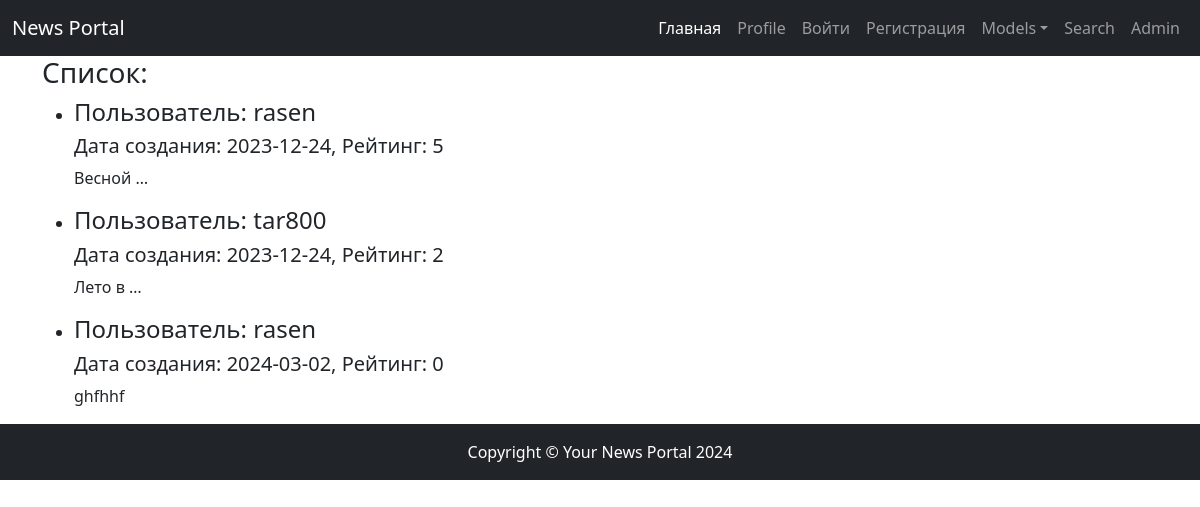
Page /comments/ on the earlier database version.
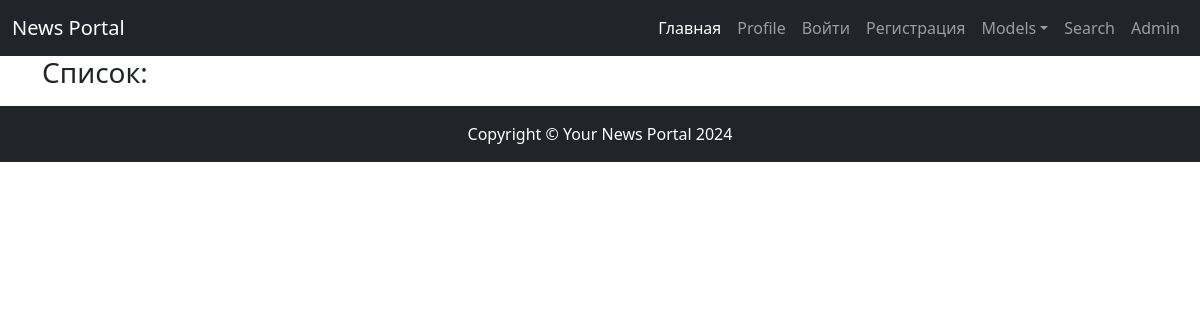
Same page on the later database version.
### news/models.py (models this page shows, shortened)
class Comment(models.Model):
    post = models.ForeignKey(Post, on_delete=models.CASCADE)
    user = models.ForeignKey(User, on_delete=models.CASCADE)
    comment_text = models.TextField(blank=True)
    comment_time_in = models.DateTimeField(default=timezone.now)
    comment_rate = models.IntegerField(default=0)
    def datatostr(self):
        return f"{self.comment_time_in.strftime('%Y-%m-%d')}"

### news/views/comment.py (the view)
# urls.py: path('comments/', CommentList.as_view(), name='comments'),
class CommentList(ListView):
    model = Comment
    ordering = 'comment_time_in'
    template_name = APP + 'comments.html'
    context_object_name = 'comments'

### news/templates/news/comments.html (shortened to what this page needs)
{% extends 'default.html' %}
{% block content %}
<b><h3>Список:</h3></b>
<ul>
{% for com in comments %}
   <li>
      <h4>Пользователь: {{ com.user }}</h4>
      <h5>Дата создания: {{ com.datatostr }}, Рейтинг: {{ com.comment_rate }}</h5>
      <p>{{ com.comment_text|truncatechars:8 }}</p>
   </li>
{% endfor %}
</ul>
{% endblock content %}

### templates/default.html (shortened to what this page needs)
<!DOCTYPE html>
{% load cache %}
<html height: 100%; lang="en" xmlns:height="http://www.w3.org/1999/xhtml" xmlns:margin="http://www.w3.org/1999/xhtml"
      xmlns:min-height="http://www.w3.org/1999/xhtml">
    <head>
        {% load static %}
        <link href="{% static 'news/css/styles.css' %}" rel="stylesheet" />
    </head>
    <body class="d-flex flex-column h-100">
    {% cache 60 header %}
    <header>
        <nav class="navbar navbar-expand-lg navbar-dark bg-dark">
            <div class="container-fluid">
              <a class="navbar-brand" href="#">News Portal</a>
                <div class="collapse navbar-collapse" id="navbarSupportedContent">
                   <ul class="navbar-nav ms-auto mb-2  mb-2 mb-lg-0">
                        <li class="nav-item active"><a class="nav-link active" aria-current="page" href="../">Главная</a></li>
                        <li class="nav-item"><a class="nav-link" href="/profile/">Profile</a></li>
                        <li class="nav-item"> {% if not user.is_authenticated %} <a class="nav-link" href='{% url "account_login" %}'>Войти</a>{% endif %}</li>
                        <li class="nav-item"> {% if not user.is_authenticated %} <a class="nav-link" href='{% url "account_signup" %}'>Регистрация</a>{% endif %}</li>
                        <li class="nav-item dropdown">
                            <a class="nav-link dropdown-toggle" href="#" id="navbarDropdown" role="button" data-bs-toggle="dropdown" aria-expanded="false">Models</a>
                        </li>
                       <li class="nav-item"><a class="nav-link" href="/news/search/">Search</a></li>
                       <li class="nav-item"><a class="nav-link" href="/admin/">Admin</a></li>
                   </ul>
                </div>
            </div>
        </nav>
    </header>
{% endcache %}
    <main class="flex-shrink-0">
        <div class="container">
           {% block content %}
           {% endblock %}
        </div>
    </main>
        <footer class="py-3 bg-dark">
            <div class="container px-4"><p class="m-0 text-center text-white fixed-button">Copyright &copy; Your News Portal 2024</p></div>
        </footer>
    </body>
</html>

Differences in the rows shown:
removed Comment: user "rasen", datatostr "2023-12-24", comment_rate "5", comment_text "Весной …"
removed Comment: user "tar800", datatostr "2023-12-24", comment_rate "2", comment_text "Лето в …"
removed Comment: user "rasen", datatostr "2024-03-02", comment_rate "0", comment_text "ghfhhf"
